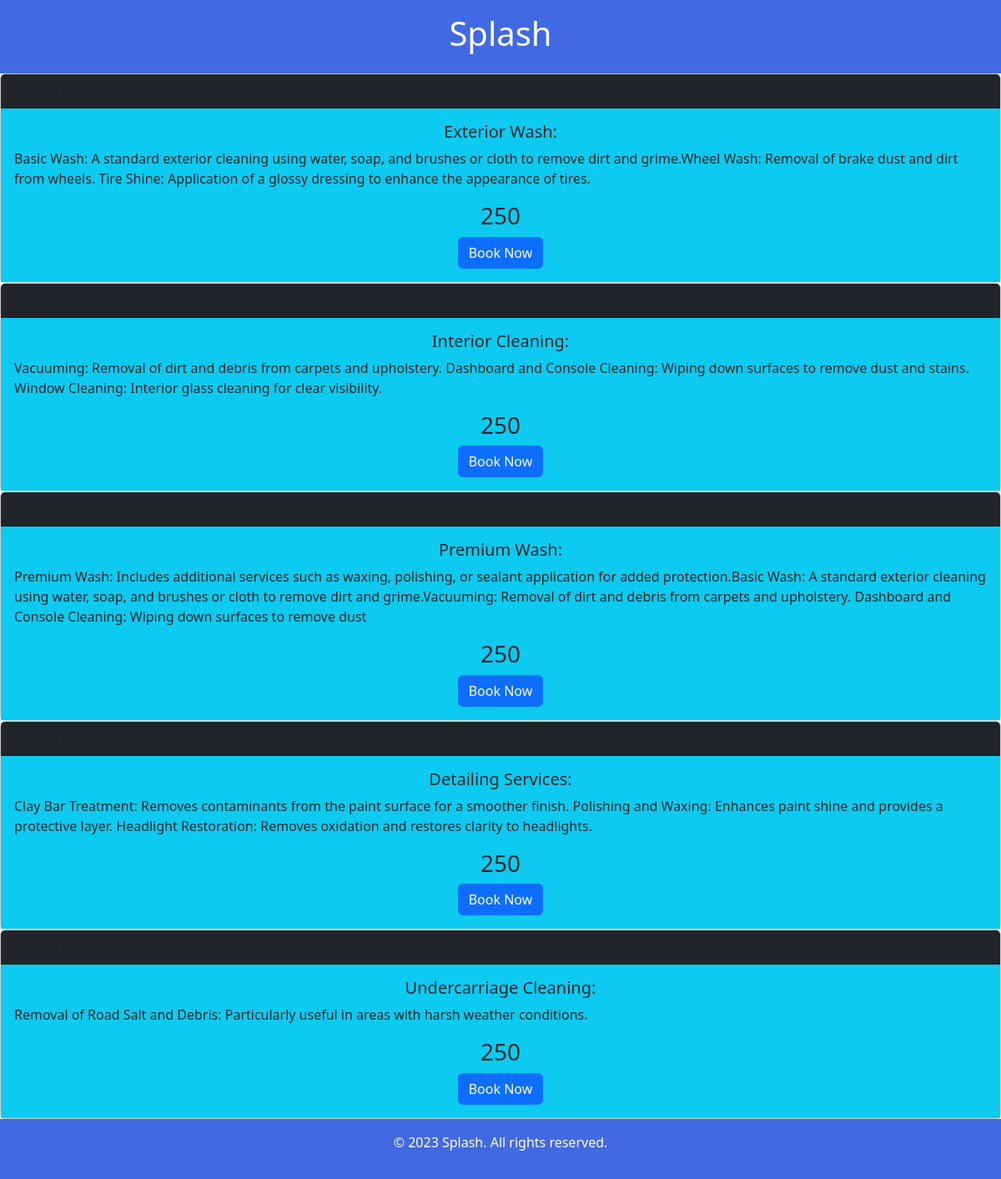
/services, run on the app's committed database.
### app/models.py (models this page shows, shortened)
class service(models.Model):
    service_name = models.CharField(max_length=255)
    service_description = models.CharField(max_length=355)
    service_price = models.IntegerField(default=0)

### app/views.py (the view)
# urls.py: path('services',views.services,name='services'),
def services(request):
    dict_service={'service':service.objects.all()}
    return render(request,'services.html',dict_service)

### app/templates/services.html (shortened to what this page needs)
<link href="https://cdn.jsdelivr.net/npm/bootstrap@5.3.2/dist/css/bootstrap.min.css" rel="stylesheet">
<body>
    <header>
        <h1>Splash</h1>
    </header>
{% block content %}
{% for d in service %}
<div class="card">
    <h5 class="card-header bg-dark">Splash</h5>
    <div class="card-body bg-info">
      <h5 class="card-title text-center">{{d.service_name}}</h5>
      <p class="card-text">{{d.service_description}}</p>
      <h1 class="text-center fs-3">{{d.service_price}}</h1>
      <div class="container text-center">
        <a href="{% url 'booking' %}" class=" btn btn-primary">Book Now</a>
      </div>
    </div>
  </div>
{% endfor %}
{% endblock %}
<footer>
  <p>&copy; 2023 Splash. All rights reserved.</p>
</footer>
</body>

### app/templates/services.html (style rules this page uses)
header { background-color:#4169E1 ; color: white; text-align: center; padding: 1em; }
footer { background-color: #4169E1 ; color: white; text-align: center; padding: 1em; bottom: 0; width: 100%; }

### data on the page
service: service_name "Exterior Wash:", service_description "Basic Wash: A standard exterior cleaning using water, soap, and brushes or cloth to remove dirt and grime.Wheel Wash: Removal of brake dust and dirt from wheels. Tire Shine: Application of a glossy dressing to enhance the appearance of tires.", service_price "250"
service: service_name "Interior Cleaning:", service_description "Vacuuming: Removal of dirt and debris from carpets and upholstery. Dashboard and Console Cleaning: Wiping down surfaces to remove dust and stains. Window Cleaning: Interior glass cleaning for clear visibility.", service_price "250"
service: service_name "Premium Wash:", service_description "Premium Wash: Includes additional services such as waxing, polishing, or sealant application for added protection.Basic Wash: A standard exterior cleaning using water, soap, and brushes or cloth to remove dirt and grime.Vacuuming: Removal of dirt and debris from carpets and upholstery. Dashboard and Console Cleaning: Wiping down surfaces to remove dust", service_price "250"
service: service_name "Detailing Services:", service_description "Clay Bar Treatment: Removes contaminants from the paint surface for a smoother finish. Polishing and Waxing: Enhances paint shine and provides a protective layer. Headlight Restoration: Removes oxidation and restores clarity to headlights.", service_price "250"
service: service_name "Undercarriage Cleaning:", service_description "Removal of Road Salt and Debris: Particularly useful in areas with harsh weather conditions.", service_price "250"
